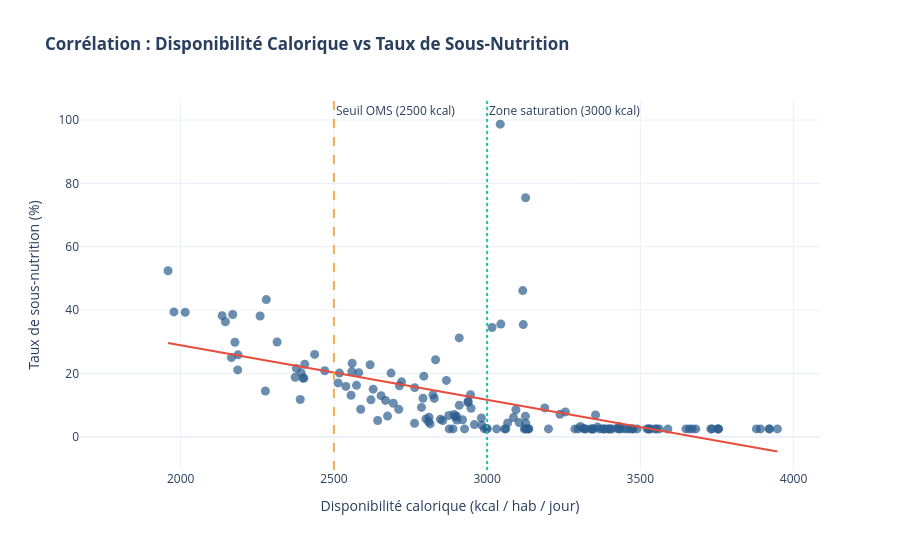

Notebook cell for this chart:
### Markdown cell above
- Test retenu : Test de corrélation des rangs de Spearman (coefficient rho).
- Seuil de significativité (alpha) : alpha = 0,05 (niveau de confiance à 95 %).
- Justification du choix :Non-normalité des données + Robustesse aux valeurs extrêmes 
- Hypothèses du test :H_0 (Hypothèse nulle) : rho = 0 (Aucune corrélation entre la disponibilité calorique et la sous-nutrition).H_1 (Hypothèse alternative) : rho \0 (Existe-t-il une corrélation significative)

### Code cell
fig = px.scatter(
    df_clean,
    x="dispo_calorique_totale_kcal_personne_jour",
    y="taux_sousnutrition_pct",
    hover_name="Zone",  
    hover_data={
        "dispo_calorique_totale_kcal_personne_jour": ":.0f",
        "taux_sousnutrition_pct": ":.2f%"
    },
    trendline="ols",  # Ajout de la droite de régression linéaire
    trendline_color_override="#e74c3c",
    title="<b>Corrélation : Disponibilité Calorique vs Taux de Sous-Nutrition</b>",
    labels={
        "dispo_calorique_totale_kcal_personne_jour": "Disponibilité calorique (kcal / hab / jour)",
        "taux_sousnutrition_pct": "Taux de sous-nutrition (%)"
    },
    template="plotly_white",
    width=900,
    height=550
)

fig.update_traces(marker=dict(size=9, opacity=0.7, color="#2b5c8f"))

fig.add_vline(x=2500, line_dash="dash", line_color="#f0ad4e", annotation_text="Seuil OMS (2500 kcal)")
fig.add_vline(x=3000, line_dash="dot", line_color="#20c997", annotation_text="Zone saturation (3000 kcal)")

fig.show()

### Figure 1 — Plotly figure (JSON) as saved in the notebook; plotly's stock layout.template omitted (floating-point values rounded to 4 significant figures; data arrays with more than 128 entries replaced by an {"elided": "..."} marker saying what was removed)
{"data": [{"hovertemplate": "<b>%{hovertext}</b><br><br>Disponibilité calorique (kcal / hab / jour)=%{x:.0f}<br>Taux de sous-nutrition (%)=%{y:.2f%}<extra></extra>", "hovertext": {"elided": "176 str values"}, "legendgroup": "", "marker": {"color": "#2b5c8f", "opacity": 0.7, "size": 9, "symbol": "circle"}, "mode": "markers", "name": "", "orientation": "v", "showlegend": false, "type": "scatter", "x": {"elided": "176 float values"}, "xaxis": "x", "y": {"elided": "176 float values"}, "yaxis": "y"}, {"hovertemplate": "<b>OLS trendline</b><br>taux_sousnutrition_pct = -0.0172385 * dispo_calorique_totale_kcal_personne_jour + 63.409<br>R<sup>2</sup>=0.315055<br><br>Disponibilité calorique (kcal / hab / jour)=%{x:.0f}<br>Taux de sous-nutrition (%)=%{y:.2f%} <b>(trend)</b><extra></extra>", "legendgroup": "", "line": {"color": "#e74c3c"}, "marker": {"color": "#2b5c8f", "opacity": 0.7, "size": 9, "symbol": "circle"}, "mode": "lines", "name": "", "showlegend": false, "type": "scatter", "x": {"elided": "156 float values"}, "xaxis": "x", "y": {"elided": "156 float values"}, "yaxis": "y"}], "layout": {"annotations": [{"showarrow": false, "text": "Seuil OMS (2500 kcal)", "x": 2500, "xanchor": "left", "xref": "x", "y": 1, "yanchor": "top", "yref": "y domain"}, {"showarrow": false, "text": "Zone saturation (3000 kcal)", "x": 3000, "xanchor": "left", "xref": "x", "y": 1, "yanchor": "top", "yref": "y domain"}], "height": 550, "legend": {"tracegroupgap": 0}, "shapes": [{"line": {"color": "#f0ad4e", "dash": "dash"}, "type": "line", "x0": 2500, "x1": 2500, "xref": "x", "y0": 0, "y1": 1, "yref": "y domain"}, {"line": {"color": "#20c997", "dash": "dot"}, "type": "line", "x0": 3000, "x1": 3000, "xref": "x", "y0": 0, "y1": 1, "yref": "y domain"}], "title": {"text": "<b>Corrélation : Disponibilité Calorique vs Taux de Sous-Nutrition</b>"}, "width": 900, "xaxis": {"anchor": "y", "domain": [0, 1], "title": {"text": "Disponibilité calorique (kcal / hab / jour)"}}, "yaxis": {"anchor": "x", "domain": [0, 1], "title": {"text": "Taux de sous-nutrition (%)"}}}}
